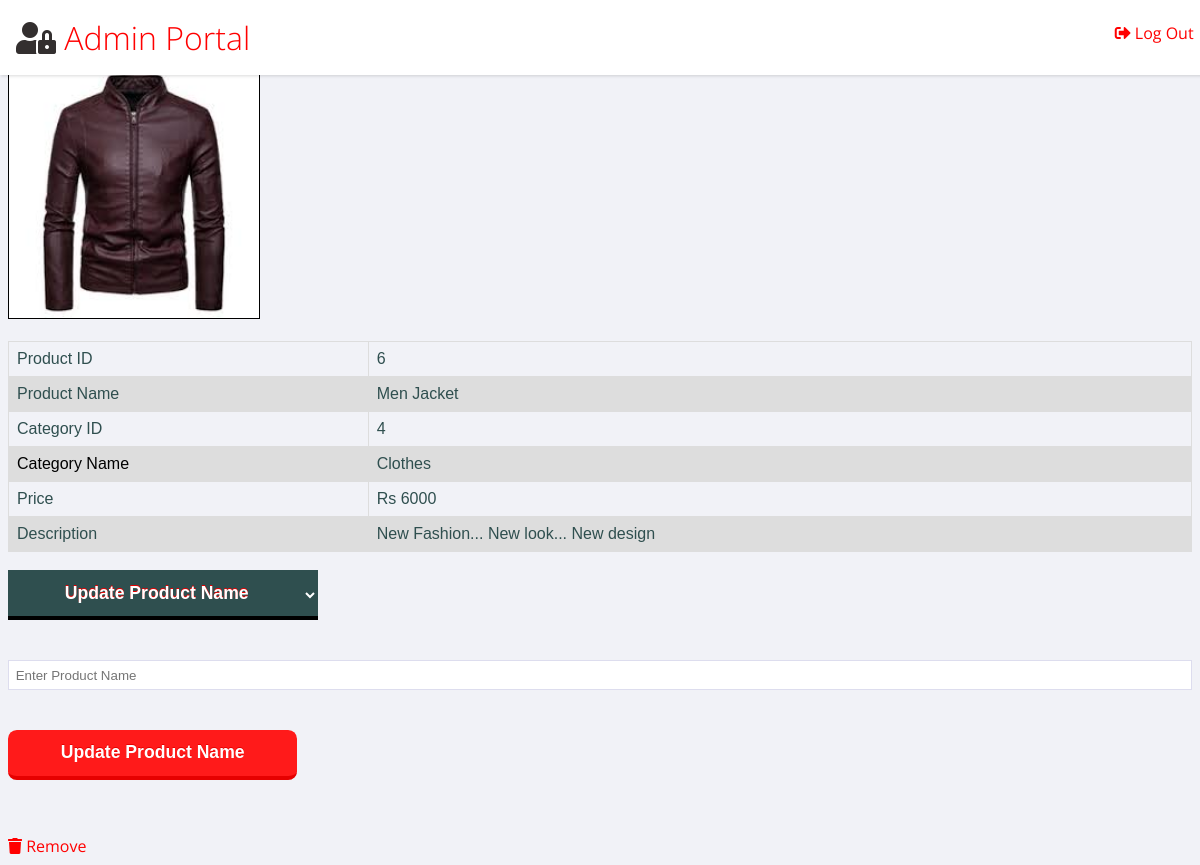
/product_edit.php?productid=6, run on the app's committed database.
### tables this page shows
CREATE TABLE `products` (
  `product_id` int(10) NOT NULL,
  `product_name` varchar(100) NOT NULL,
  `category_id` int(10) NOT NULL,
  `date_added` datetime NOT NULL,
  `description` varchar(2000) NOT NULL,
  `price` int(10) NOT NULL,
  `icon_name` varchar(250) NOT NULL
);

CREATE TABLE `category` (
  `category_id` int(10) NOT NULL,
  `category_name` varchar(50) NOT NULL
);

### product_edit.php (the view, shortened to what this page needs)
<!DOCTYPE>
<html>
<head><link rel="stylesheet" href="https://use.fontawesome.com/releases/v5.8.2/css/all.css"></head>
<header role="banner">
  <h1> <i style="color:#332F2F;" class="fas fa-user-lock"></i> Admin Portal</h1>
  <ul class="utilities">
    <br>
    <li class="logout"><a href="logout.php"><i class="fas fa-sign-out-alt" style =" margin-right: 4px"></i>Log Out</a></li>
  </ul>
</header>
<?php
    $conn = OpenCon();
    $product_id = $_GET['productid'];
    $query = 'SELECT products.icon_name,products.product_id,products.product_name,products.category_id,category_name,price,date_added,description FROM products,category WHERE (products.category_id=category.category_id) AND (product_id = '.$product_id.')';
    $result= mysqli_query($conn,$query);
    if($result->num_rows == 0)
    {
      echo '<script>alert("Invalid Product ID");window.history.back();</script>';
      exit;
    }
    else
    {
      $row = $result->fetch_assoc();
      $image=$row['icon_name'];
      echo '<img class = "imgpro" src="images/'.$image.'" alt="Image">';
      echo '<br><br>';
      		echo '<table>';
		    echo '<tr>';
			echo '<td> Product ID </td> <td> '.$product_id.'</td>';
			echo '</tr>';
			echo '<tr>';
			echo '<td> Product Name </td> <td> '.$row['product_name'].'</td>';
			echo '</tr>';
			echo '<tr>';
			echo '<td>Category ID</td> <td> '.$row['category_id'].'</td>';
			echo '</tr>';
      echo '<tr>';
      echo '<td style = "color:black;">Category Name</td> <td>'.$row['category_name'].'<br>';
      echo '</tr>';
      echo '<tr>';
      echo '<td>Price</td> <td> Rs  '.$row['price'].'<br>';
      echo '</tr>';
      echo '<tr>';
      echo '<td>Description</td> <td>'.$row['description'].'<br>';
      echo '</tr>';
      echo '</table>';
    }
  ?>
  <body onload="starting()">
  <select name="search_options" id="search_options"  onchange="showfield(this.options[this.selectedIndex].value)">
    <option value="upn">Update Product Name</option>
  </select>
  <div id="dupn">
    <form action=<?php echo 'updateproductname.php?productid='.$product_id.'&'?> method="POST">
      <input type="text" name="update_pn" id="epn" required placeholder="Enter Product Name" onchange="checkdisable('epn','idupn')" onkeyup="checkdisable('epn','idupn')"> </br>
      <input type="submit" id="idupn" disabled value="Update Product Name" />
    </form>
  </div>
<div>
  </body>
	<?php
		echo '<br>';
		echo '<div class = "rempro" align="right"><i class="fas fa-trash"></i> <a href="delete_product.php?product_id='.$product_id.'">Remove </div>';
		echo '<br>';
	?>
</html>

### product_edit.php (style rules this page uses)
html { box-sizing: border-box; }
body { background: #f1f2f7; font-family: "Open Sans", arial, sans-serif; color: darkslategray; }
header[role ="banner"] h1 { margin: 0; font-weight: 300; padding: 1rem; }
header[role="banner"] { background: white; box-shadow: 1px 1px 3px rgba(0, 0, 0, 0.15); position: fixed; top: 0; left: 0; width: 100%; z-index: 99; height: 75px; padding-right: 0.6em; color: red; }
header[role="banner"] .utilities { position: absolute; top: 0; right: 0; background: transparent; color: darkslategray; width: auto; }
header[role="banner"] .utilities li { display: inline-block; }
header[role="banner"] .utilities li a { padding: 0.5em 1em; }
a { text-decoration: none; color: inherit; }
ul, li { list-style-type: none; margin: 0; padding: 0; }

### data on the page
products: icon_name (picture), product_name "Men Jacket", category "4", category.category_name "Clothes", price "6000", description "New Fashion... New look... New design"

### other printed values
$product_id "6"
